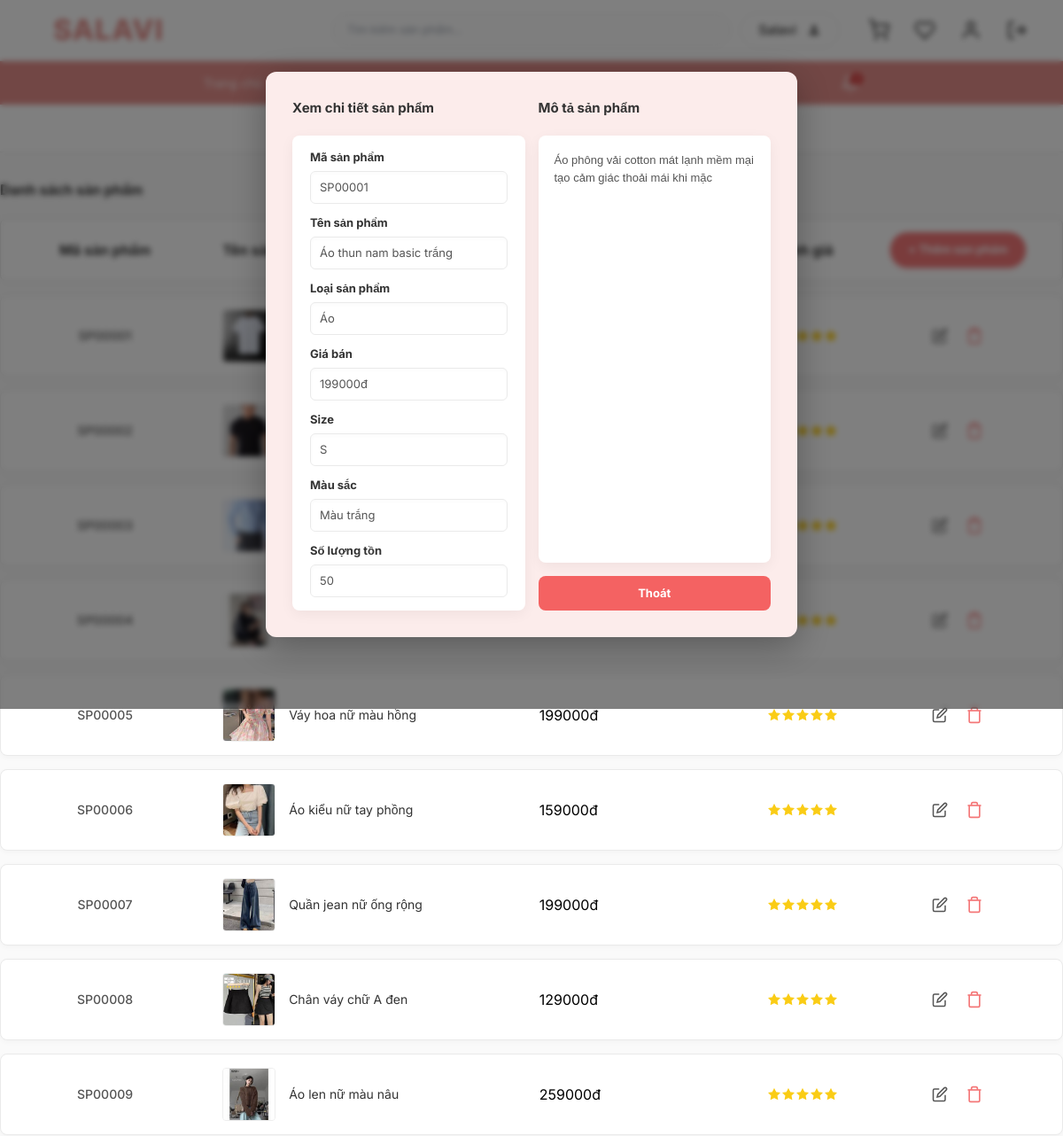
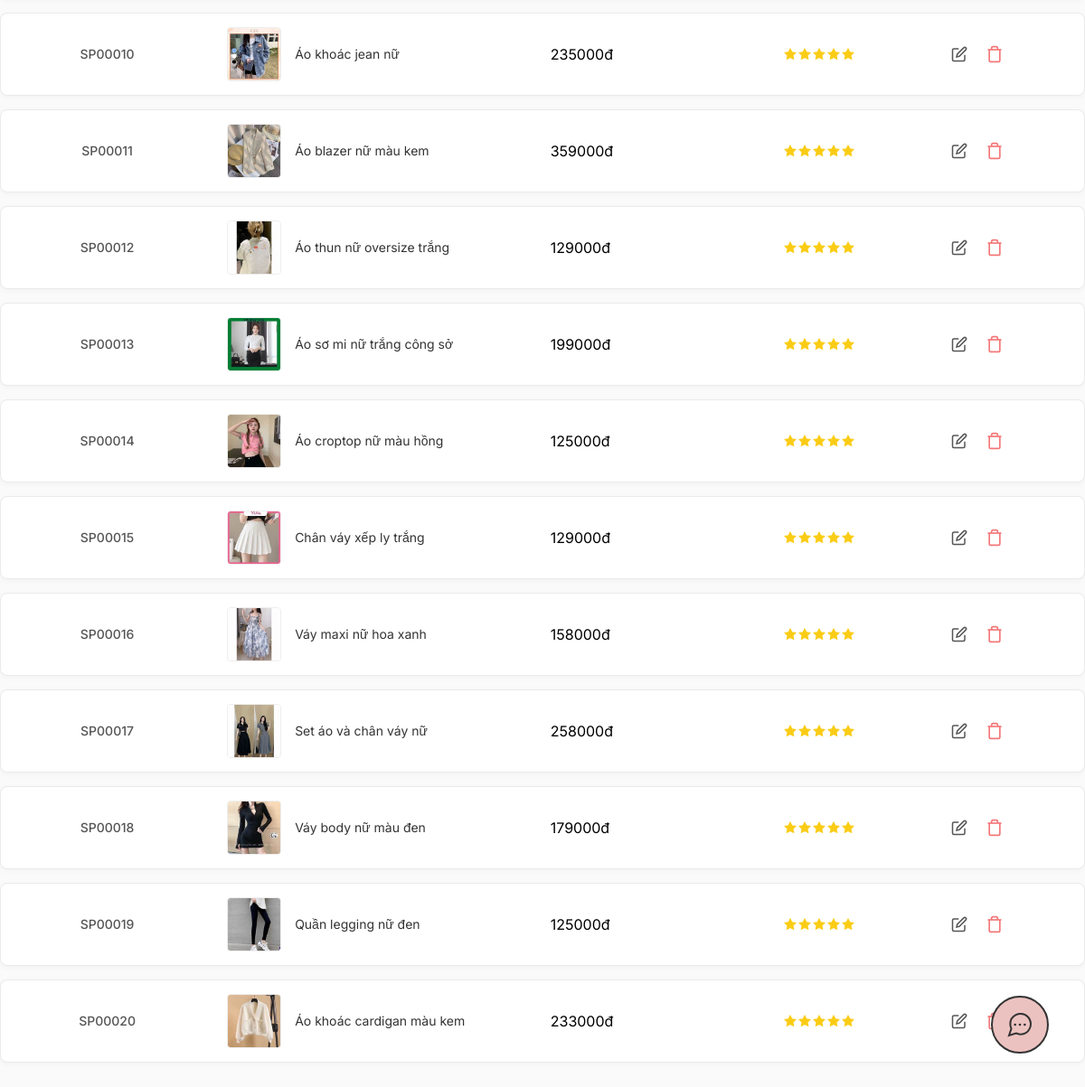
The page /products/detail/SP00001/ on the database its author committed (2 pictures, top to bottom).
### products/models.py (models this page shows, shortened)
class SanPham(models.Model):
    MaSP = models.CharField(max_length=10, primary_key=True)
    TenSP = models.CharField(max_length=100)
    MoTa = models.CharField(max_length=200, null=True, blank=True)
    Gia = models.DecimalField(max_digits=18, decimal_places=2)
    HinhAnh = models.ImageField(upload_to='sanpham/')

### products/views.py (the view)
# urls.py: path('detail/<str:pk>/', views.product_detail, name='product_detail'),
def product_detail(request, pk):
    products = SanPham.objects.all()
    try:
        product = SanPham.objects.get(MaSP=pk)
    except SanPham.DoesNotExist:
        product = None
    return render(request, 'products/product_detail.html', {'products': products, 'product': product})

### products/templates/products/product_detail.html (shortened to what this page needs)
{% extends 'products/product_list.html' %}
{% load static %}
{% block content %}
{{ block.super }}
<div class="modal-overlay">
    <div class="modal-content">
        <div class="modal-layout-grid">
            <div class="modal-left-col">
                <div class="modal-page-title">Xem chi tiết sản phẩm</div>
                <div class="modal-card">
                    <div class="modal-form-group">
                        <label class="modal-form-label">Mã sản phẩm</label>
                        <input type="text" class="modal-form-input" value="{{ product.MaSP|default:'SP001' }}" readonly />
                    </div>
                    <div class="modal-form-group">
                        <label class="modal-form-label">Tên sản phẩm</label>
                        <input type="text" class="modal-form-input" value="{{ product.TenSP|default:'Áo phông' }}" readonly />
                    </div>
                    <div class="modal-form-group">
                        <label class="modal-form-label">Loại sản phẩm</label>
                        <input type="text" class="modal-form-input" value="{{ product.LoaiSP|default:'Áo' }}" readonly />
                    </div>
                    <div class="modal-form-group">
                        <label class="modal-form-label">Giá bán</label>
                        <input type="text" class="modal-form-input"
                            value="{{ product.Gia|floatformat:0|default:'145.000' }}đ" readonly />
                    </div>
                    <div class="modal-form-group">
                        <label class="modal-form-label">Size</label>
                        <input type="text" class="modal-form-input" value="{{ product.Size|default:'S' }}" readonly />
                    </div>
                    <div class="modal-form-group">
                        <label class="modal-form-label">Màu sắc</label>
                        <input type="text" class="modal-form-input" value="{{ product.MauSac|default:'Màu trắng' }}" readonly />
                    </div>
                    <div class="modal-form-group">
                        <label class="modal-form-label">Số lượng tồn</label>
                        <input type="text" class="modal-form-input" value="{{ product.SoLuong|default:'50' }}" readonly />
                    </div>
                </div>
            </div>
            <div class="modal-right-col">
                <div class="modal-page-title">Mô tả sản phẩm</div>
                <div class="modal-desc-card">
                    <div class="modal-desc-wrapper">
                        <textarea class="modal-desc-textarea" readonly>Áo phông vải cotton mát lạnh mềm mại tạo cảm giác thoải mái khi mặc</textarea>
                    </div>
                </div>
                <div class="modal-action-buttons">
                    <a href="{% url 'products:product_list' %}" class="modal-btn modal-btn-cancel">Thoát</a>
                </div>
            </div>
        </div>
    </div>
</div>
{% endblock %}

### products/templates/products/product_list.html (shortened to what this page needs)
{% extends 'base.html' %}
{% load static %}
{% block content %}
<div class="sub-nav-container">
    <div class="sub-nav">
        <a href="#" class="active">Tất cả</a>
        <a href="#">Áo</a>
        <a href="#">Quần</a>
        <a href="#">Váy</a>
        <a href="#">Phụ kiện</a>
    </div>
</div>
<div class="product-layout">
    <div class="product-list-title">Danh sách sản phẩm</div>
    <div class="product-list-header">
        <div>Mã sản phẩm</div>
        <div class="header-name">Tên sản phẩm</div>
        <div class="header-price">Giá bán</div>
        <div class="header-rating">Đánh giá</div>
        <a href="{% url 'products:add_product' %}" class="add-product-btn"
            style="text-decoration: none; text-align: center;">+ Thêm sản phẩm</a>
    </div>
    <div class="product-cards-container">
        {% for product in products %}
        <div class="product-card">
            <div class="product-code">{{ product.MaSP }}</div>
            <a href="{% url 'products:product_detail' product.MaSP %}" class="card-name-col">
                {% if product.HinhAnh %}
                <img src="{{ product.HinhAnh.url }}" alt="{{ product.TenSP }}" class="product-image">
                {% else %}
                <img src="https://images.unsplash.com/photo-1521572163474-6864f9cf17ab?auto=format&fit=crop&w=60&h=60"
                    alt="{{ product.TenSP }}" class="product-image">
                {% endif %}
                <div class="product-name" style="transition: color 0.2s;">{{ product.TenSP }}</div>
            </a>
            <div class="product-price">{{ product.Gia|floatformat:0 }}đ</div>
            <div class="product-rating">
                <svg width="14" height="14" viewBox="0 0 24 24" fill="#facc15" stroke="#facc15" stroke-width="2">
                    <polygon
                        points="12 2 15.09 8.26 22 9.27 17 14.14 18.18 21.02 12 17.77 5.82 21.02 7 14.14 2 9.27 8.91 8.26 12 2">
                    </polygon>
                </svg>
                <svg width="14" height="14" viewBox="0 0 24 24" fill="#facc15" stroke="#facc15" stroke-width="2">
                    <polygon
                        points="12 2 15.09 8.26 22 9.27 17 14.14 18.18 21.02 12 17.77 5.82 21.02 7 14.14 2 9.27 8.91 8.26 12 2">
                    </polygon>
                </svg>
                <svg width="14" height="14" viewBox="0 0 24 24" fill="#facc15" stroke="#facc15" stroke-width="2">
                    <polygon
                        points="12 2 15.09 8.26 22 9.27 17 14.14 18.18 21.02 12 17.77 5.82 21.02 7 14.14 2 9.27 8.91 8.26 12 2">
                    </polygon>
                </svg>
                <svg width="14" height="14" viewBox="0 0 24 24" fill="#facc15" stroke="#facc15" stroke-width="2">
                    <polygon
                        points="12 2 15.09 8.26 22 9.27 17 14.14 18.18 21.02 12 17.77 5.82 21.02 7 14.14 2 9.27 8.91 8.26 12 2">
                    </polygon>
                </svg>
                <svg width="14" height="14" viewBox="0 0 24 24" fill="#facc15" stroke="#facc15" stroke-width="2">
                    <polygon
                        points="12 2 15.09 8.26 22 9.27 17 14.14 18.18 21.02 12 17.77 5.82 21.02 7 14.14 2 9.27 8.91 8.26 12 2">
                    </polygon>
                </svg>
            </div>
            <div class="product-actions">
                <a class="action-icon edit" title="Chỉnh sửa" href="{% url 'products:edit_product' product.MaSP %}">
                    <svg width="18" height="18" viewBox="0 0 24 24" fill="none" stroke="currentColor" stroke-width="2">
                        <path d="M11 4H4a2 2 0 0 0-2 2v14a2 2 0 0 0 2 2h14a2 2 0 0 0 2-2v-7"></path>
                        <path d="M18.5 2.5a2.121 2.121 0 0 1 3 3L12 15l-4 1 1-4 9.5-9.5z"></path>
                    </svg>
                </a>
                <button class="action-icon delete" title="Xóa">
                    <svg width="20" height="20" viewBox="0 0 24 24" fill="none" stroke="currentColor" stroke-width="2">
                        <polyline points="3 6 5 6 21 6"></polyline>
                        <path d="M19 6v14a2 2 0 0 1-2 2H7a2 2 0 0 1-2-2V6m3 0V4a2 2 0 0 1 2-2h4a2 2 0 0 1 2 2v2"></path>
                    </svg>
                </button>
            </div>
        </div>
        {% empty %}
        <div style="text-align: center; padding: 20px; color: #666; font-style: italic;">Chưa có sản phẩm nào trong cơ
            sở dữ liệu.</div>
        {% endfor %}
    </div>
</div>
{% endblock %}

### static/css/style.css (style rules this page uses)
* { margin: 0; padding: 0; box-sizing: border-box; font-family: 'Inter', sans-serif; }
body { background: #fafafa; color: #333; }

### products/templates/products/product_list.html (style rules this page uses)
.sub-nav-container { background-color: #fff; border-bottom: 1px solid #eaeaea; display: flex; justify-content: center; padding: 0; }
.sub-nav { display: flex; gap: 40px; }
.sub-nav a { text-decoration: none; color: #666; font-size: 14px; padding: 15px 0; font-weight: 500; }
.sub-nav a.active { color: #f47879; border-bottom: 2px solid #f47879; }
.product-layout { max-width: 1200px; margin: 30px auto; font-family: Arial, sans-serif; }
.product-list-title { font-size: 16px; font-weight: bold; color: #333; margin-bottom: 20px; }
.product-list-header { display: grid; grid-template-columns: 1fr 2fr 1.5fr 1fr 1fr; align-items: center; background-color: #fff; padding: 15px 30px; border-radius: 8px; border: 1px solid #ddd; font-weight: bold; color: #333; text-align: center; margin-bottom: 15px; }
.header-name { text-align: left; width: 280px; justify-self: center; padding-left: 10px; }
.add-product-btn { justify-self: center; background-color: #f47879; color: white; padding: 10px 20px; border-radius: 20px; text-decoration: none; font-size: 13px; border: none; cursor: pointer; font-weight: bold; box-shadow: 0 2px 4px rgba(244, 120, 121, 0.3); }
.product-cards-container { background-color: transparent; }
.product-card { display: grid; grid-template-columns: 1fr 2fr 1.5fr 1fr 1fr; align-items: center; background-color: #fff; padding: 15px 30px; margin-bottom: 15px; border-radius: 8px; box-shadow: 0 2px 6px rgba(0, 0, 0, 0.03); border: 1px solid #eaeaea; text-align: center; transition: box-shadow 0.2s; }
.product-card:last-child { margin-bottom: 0; }
.product-code { color: #555; font-size: 14px; font-weight: 500; }
.card-name-col { display: flex; align-items: center; gap: 15px; justify-content: flex-start; width: 280px; justify-self: center; padding-left: 10px; text-decoration: none; color: inherit; }
.product-image { width: 60px; height: 60px; object-fit: cover; border-radius: 4px; border: 1px solid #eee; }
.product-name { color: #333; font-size: 14px; text-align: left; }
.header-price { text-align: left; padding-left: 20%; }
.product-price { font-weight: normal; color: #000; text-align: left; padding-left: 20%; }
.header-rating { text-align: center; }
.product-rating { display: flex; justify-content: center; align-items: center; gap: 2px; }
.product-rating svg { margin: 0; flex-shrink: 0; }
.product-actions { display: flex; justify-content: center; gap: 20px; align-items: center; }
.action-icon { cursor: pointer; background: none; border: none; color: #555; padding: 0; display: flex; align-items: center; justify-content: center; text-decoration: none; }
.action-icon.delete { color: #f47879; }
.action-icon.edit { color: #555; }

### rows shown on the page
SanPham: MaSP "SP00001", HinhAnh (picture), TenSP "Áo thun nam basic trắng", Gia "199000đ"
SanPham: MaSP "SP00002", HinhAnh (picture)
SanPham: MaSP "SP00003", HinhAnh (picture)
SanPham: MaSP "SP00004", HinhAnh (picture)
SanPham: MaSP "SP00005", HinhAnh (picture), TenSP "Váy hoa nữ màu hồng", Gia "199000"
SanPham: MaSP "SP00006", HinhAnh (picture), TenSP "Áo kiểu nữ tay phồng", Gia "159000"
SanPham: MaSP "SP00007", HinhAnh (picture), TenSP "Quần jean nữ ống rộng", Gia "199000"
SanPham: MaSP "SP00008", HinhAnh (picture), TenSP "Chân váy chữ A đen", Gia "129000"
SanPham: MaSP "SP00009", HinhAnh (picture), TenSP "Áo len nữ màu nâu", Gia "259000"
SanPham: MaSP "SP00010", HinhAnh (picture), TenSP "Áo khoác jean nữ", Gia "235000"
SanPham: MaSP "SP00011", HinhAnh (picture), TenSP "Áo blazer nữ màu kem", Gia "359000"
SanPham: MaSP "SP00012", HinhAnh (picture), TenSP "Áo thun nữ oversize trắng", Gia "129000"
SanPham: MaSP "SP00013", HinhAnh (picture), TenSP "Áo sơ mi nữ trắng công sở", Gia "199000"
SanPham: MaSP "SP00014", HinhAnh (picture), TenSP "Áo croptop nữ màu hồng", Gia "125000"
SanPham: MaSP "SP00015", HinhAnh (picture), TenSP "Chân váy xếp ly trắng", Gia "129000"
SanPham: MaSP "SP00016", HinhAnh (picture), TenSP "Váy maxi nữ hoa xanh", Gia "158000"
SanPham: MaSP "SP00017", HinhAnh (picture), TenSP "Set áo và chân váy nữ", Gia "258000"
SanPham: MaSP "SP00018", HinhAnh (picture), TenSP "Váy body nữ màu đen", Gia "179000"
SanPham: MaSP "SP00019", HinhAnh (picture), TenSP "Quần legging nữ đen", Gia "125000"
SanPham: MaSP "SP00020", HinhAnh (picture), TenSP "Áo khoác cardigan màu kem", Gia "233000"
